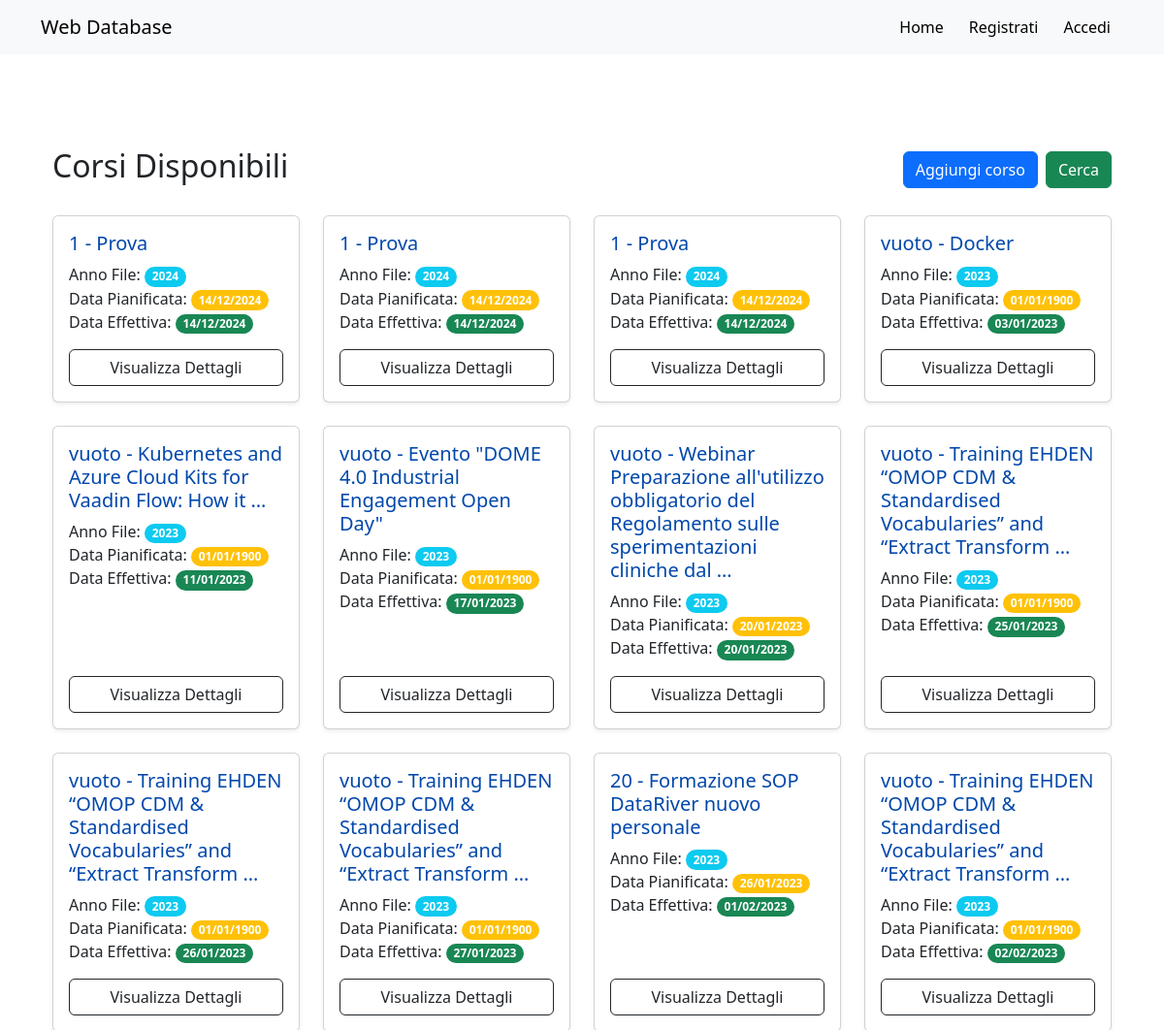
The app's page /trainingplans (upper part), older data.
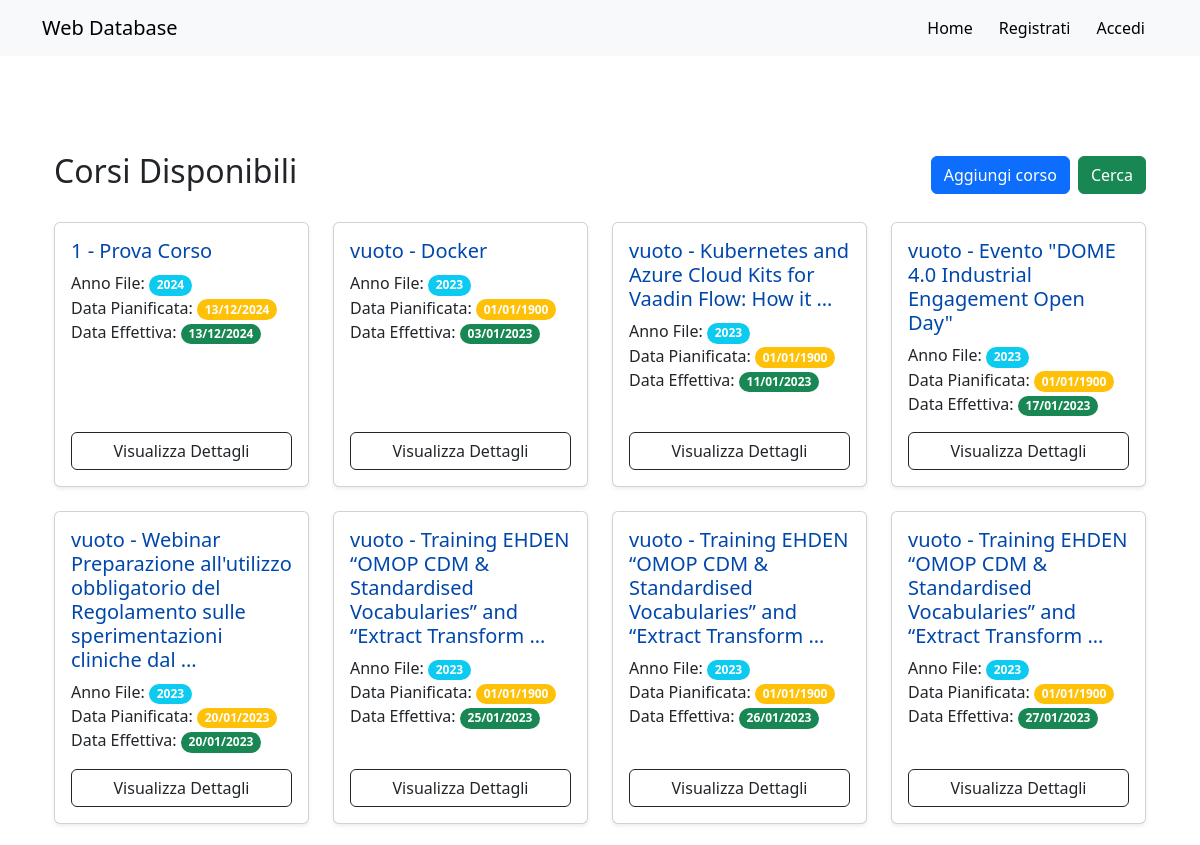
The same page, newer data.
### web_app/models.py (models this page shows, shortened)
class TrainingPlan(models.Model):
    file_year = models.IntegerField(null=True, blank=True)
    course_n = models.CharField(max_length=255, null=True, blank=True)
    course = models.TextField(null=True, blank=True)
    planned_date = models.DateTimeField(null=True, blank=True)
    effective_date = models.DateTimeField(null=True, blank=True)
    effective_year = models.IntegerField(null=True, blank=True)
    type = models.CharField(max_length=255, null=True, blank=True)
    start = models.CharField(max_length=255, null=True, blank=True)
    check_review = models.CharField(max_length=255, null=True, blank=True)
    end = models.CharField(max_length=255, null=True, blank=True)
    duration = models.FloatField(null=True, blank=True)
    i_e = models.CharField(max_length=255, null=True, blank=True)
    trainer = models.CharField(max_length=255, null=True, blank=True)
    cost = models.FloatField(null=True, blank=True)
    requirement = models.CharField(max_length=255, null=True, blank=True)
    class Meta:
        verbose_name = "Training Plan"
        verbose_name_plural = "Training Plans"

### web_app/views.py (the view)
# urls.py: path('trainingplans', views.TrainingPlansListView.as_view(), name='training_plans'),
class TrainingPlansListView(ListView):
    model = TrainingPlan
    template_name = "web_app/training_plans_list.html"
    def get_queryset(self):
        return TrainingPlan.objects.order_by('-file_year')   # aggiungi course_n

### web_app/templates/web_app/training_plans_list.html (shortened to what this page needs)
{% extends "base.html" %}
{% block content %}
<div class="container my-5">
    <div class="d-flex justify-content-between align-items-center mb-4">
        <h2 class="text-center">Corsi Disponibili</h2>
        <div class="d-flex justify-content-end w-50">
            <a href="{% url 'training_plan_create' %}" class="btn btn-primary ms-2">Aggiungi corso</a>
            <a href="" class="btn btn-success ms-2">Cerca</a>
        </div>
    </div>
    <div class="row">
        {% for training in object_list %}
            <div class="col-lg-3 col-md-4 col-sm-6 mb-4">
                <a href="{% url 'training_plan_detail' training.id %}" class="card h-100 shadow-sm text-decoration-none">
                    <div class="card-body d-flex flex-column">
                        <h5 class="card-title" style="color: rgb(0, 71, 171);"> {{ training.course_n }} - {{ training.course|truncatewords:10 }}</h5>
                        <p class="card-text">
                            Anno File: <span class="badge rounded-pill bg-info">{{ training.file_year }}</span><br>
                            Data Pianificata: <span class="badge rounded-pill bg-warning">{{ training.planned_date|date:"d/m/Y" }}</span><br>
                            Data Effettiva: <span class="badge rounded-pill bg-success">{{ training.effective_date|date:"d/m/Y" }}</span><br>
                        </p>
                        <div class="mt-auto">
                            <button class="btn btn-outline-dark w-100">Visualizza Dettagli</button>
                        </div>
                    </div>
                </a>
            </div>
        {% empty %}
            <div class="col-12 text-center">
                <p class="text-muted">Non ci sono corsi disponibili al momento.</p>
            </div>
        {% endfor %}
    </div>
</div>
{% endblock %}

Row changes from the older to the newer data that the page shows:
removed TrainingPlan: course_n "1", course "Prova", file_year "2024", planned_date "14/12/2024", effective_date "14/12/2024"
removed TrainingPlan: course_n "1", course "Prova", file_year "2024", planned_date "14/12/2024", effective_date "14/12/2024"
removed TrainingPlan: course_n "1", course "Prova", file_year "2024", planned_date "14/12/2024", effective_date "14/12/2024"
no longer on this page (row unchanged): TrainingPlan: course_n "20", course "Formazione SOP DataRiver nuovo personale", file_year "2023", planned_date "26/01/2023", effective_date "01/02/2023"
no longer on this page (row unchanged): TrainingPlan: course_n "vuoto", course "Training EHDEN “OMOP CDM & Standardised Vocabularies” and “Extract Transform …", file_year "2023", planned_date "01/01/1900", effective_date "02/02/2023"
added TrainingPlan: course_n "1", course "Prova Corso", file_year "2024", planned_date "13/12/2024", effective_date "13/12/2024"
